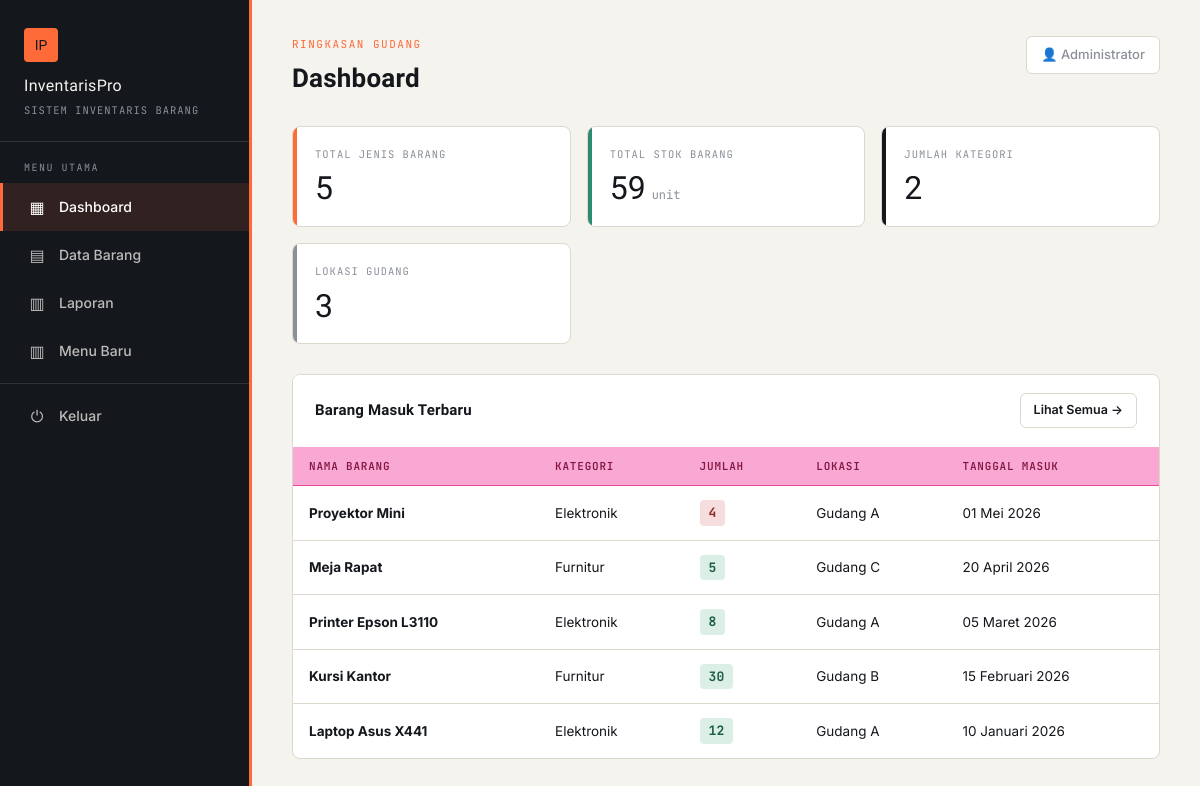
Screenshot of /index.php?module=dashboard (signed in) with the database file from the repository.
### tables this page shows
CREATE TABLE IF NOT EXISTS tbl_barang (
    id_barang INT(11) NOT NULL AUTO_INCREMENT,
    nama_barang VARCHAR(150) NOT NULL,
    kategori VARCHAR(100) NOT NULL,
    jumlah INT(11) NOT NULL DEFAULT 0,
    lokasi VARCHAR(150) NOT NULL,
    tanggal_masuk DATE NOT NULL,
    PRIMARY KEY (id_barang)
);

### config/koneksi.php (called while the page is built, shortened)
<?php
$protocol  = (!empty($_SERVER['HTTPS']) && $_SERVER['HTTPS'] !== 'off') ? 'https' : 'http';
$host_name = $_SERVER['HTTP_HOST'];
$script_dir = str_replace('\\', '/', dirname($_SERVER['SCRIPT_NAME']));
$parts = explode('/', trim($script_dir, '/'));
$base_parts = [];
foreach ($parts as $part) {
    $base_parts[] = $part;
}
$BASE_URL = $protocol . '://' . $host_name . '/' . implode('/', $base_parts) . '/';

### helper/fungsi.php (called while the page is built, shortened)
<?php
function format_tanggal($tanggal)
{
    $bulan = [
        1 => "Januari", 2 => "Februari", 3 => "Maret", 4 => "April",
        5 => "Mei", 6 => "Juni", 7 => "Juli", 8 => "Agustus",
        9 => "September", 10 => "Oktober", 11 => "November", 12 => "Desember"
    ];
    $pecah = explode("-", $tanggal);
    return $pecah[2] . " " . $bulan[(int)$pecah[1]] . " " . $pecah[0];
}
?>

### modules/dashboard/view.php (the view, shortened to what this page needs)
<?php
$total_barang   = mysqli_fetch_assoc(mysqli_query($koneksi, "SELECT COUNT(*) as total FROM tbl_barang"))['total'];
$total_stok     = mysqli_fetch_assoc(mysqli_query($koneksi, "SELECT SUM(jumlah) as total FROM tbl_barang"))['total'];
$total_kategori = mysqli_fetch_assoc(mysqli_query($koneksi, "SELECT COUNT(DISTINCT kategori) as total FROM tbl_barang"))['total'];
$total_lokasi   = mysqli_fetch_assoc(mysqli_query($koneksi, "SELECT COUNT(DISTINCT lokasi) as total FROM tbl_barang"))['total'];
$barang_terbaru = mysqli_query($koneksi, "SELECT * FROM tbl_barang ORDER BY tanggal_masuk DESC LIMIT 6");
?>
<!DOCTYPE html>
<html lang="id">
<head>
    <link rel="stylesheet" href="<?= $BASE_URL ?>assets/css/style.css?v=5">
</head>
<body>
<div class="wrapper">
    <?php include __DIR__ . '/../../partials/sidebar.php'; ?>
    <div class="main-content">
        <div class="topbar">
            <div>
                <span class="eyebrow">Ringkasan Gudang</span>
                <h1>Dashboard</h1>
            </div>
            <div class="user-info">👤 <?= htmlspecialchars($_SESSION['nama_user']) ?></div>
        </div>
        <div class="card-grid">
            <div class="card" style="--accent:#FF6A39">
                <span class="card-label">Total Jenis Barang</span>
                <span class="card-value"><?= $total_barang ?></span>
            </div>
            <div class="card" style="--accent:#2D8C6F">
                <span class="card-label">Total Stok Barang</span>
                <span class="card-value"><?= $total_stok ?: 0 ?><span class="card-unit">unit</span></span>
            </div>
            <div class="card" style="--accent:#14171C">
                <span class="card-label">Jumlah Kategori</span>
                <span class="card-value"><?= $total_kategori ?></span>
            </div>
            <div class="card" style="--accent:#8A8F98">
                <span class="card-label">Lokasi Gudang</span>
                <span class="card-value"><?= $total_lokasi ?></span>
            </div>
        </div>
        <div class="panel">
            <div class="panel-header">
                <h2>Barang Masuk Terbaru</h2>
                <a href="index.php?module=barang" class="btn btn-secondary btn-sm">Lihat Semua →</a>
            </div>
            <div class="table-wrap">
                <table>
                    <thead>
                        <tr>
                            <th>Nama Barang</th>
                            <th>Kategori</th>
                            <th>Jumlah</th>
                            <th>Lokasi</th>
                            <th>Tanggal Masuk</th>
                        </tr>
                    </thead>
                    <tbody>
                        <?php if (mysqli_num_rows($barang_terbaru) > 0): ?>
                            <?php while ($row = mysqli_fetch_assoc($barang_terbaru)): ?>
                                <tr>
                                    <td><strong><?= htmlspecialchars($row['nama_barang']) ?></strong></td>
                                    <td><?= htmlspecialchars($row['kategori']) ?></td>
                                    <td><span class="qty-badge <?= $row['jumlah'] < 5 ? 'low' : 'ok' ?>"><?= $row['jumlah'] ?></span></td>
                                    <td><?= htmlspecialchars($row['lokasi']) ?></td>
                                    <td><?= format_tanggal($row['tanggal_masuk']) ?></td>
                                </tr>
                            <?php endwhile; ?>
                        <?php else: ?>
                            <tr><td colspan="5"><div class="empty-state"><div class="ico">📦</div><p>Belum ada data barang</p></div></td></tr>
                        <?php endif; ?>
                    </tbody>
                </table>
            </div>
        </div>
    </div>
</div>
</body>
</html>

### assets/css/style.css (style rules this page uses)
:root { --ink: #14171C; --paper: #F5F3EE; --paper-dim: #EBE8E0; --line: #DCD8CD; --orange: #FF6A39; --orange-dim: #FFE3D6; --green: #2D8C6F; --green-dim: #DCEFE7; --red: #C23B3B; --red-dim: #F6DEDE; --gray: #8A8F98; --white: #FFFFFF; --font-display: 'Archivo Black', 'Arial Black', sans-serif; --font-body: 'Inter', -apple-system, sans-serif; --font-mono: 'JetBrains Mono', ui-monospace, monospace; }
* { margin: 0; padding: 0; box-sizing: border-box; }
html { -webkit-font-smoothing: antialiased; }
body { font-family: var(--font-body); background: var(--paper); color: var(--ink); font-size: 15px; line-height: 1.5; }
a { text-decoration: none; color: inherit; }
.wrapper { display: flex; min-height: 100vh; }
.main-content { flex: 1; padding: 36px 40px; max-width: 1180px; }
.topbar { display: flex; justify-content: space-between; align-items: flex-start; margin-bottom: 28px; flex-wrap: wrap; gap: 12px; }
.topbar .eyebrow { font-family: var(--font-mono); font-size: 11px; letter-spacing: 1.5px; text-transform: uppercase; color: var(--orange); display: block; margin-bottom: 6px; }
.topbar h1 { font-family: var(--font-display); font-size: 26px; color: var(--ink); letter-spacing: 0.2px; }
.topbar .user-info { font-size: 13px; color: var(--gray); background: var(--white); border: 1px solid var(--line); padding: 8px 14px; border-radius: 6px; font-weight: 500; }
.card-grid { display: grid; grid-template-columns: repeat(auto-fit, minmax(220px, 1fr)); gap: 16px; margin-bottom: 30px; }
.card { background: var(--white); border: 1px solid var(--line); border-radius: 8px; padding: 20px 22px; position: relative; overflow: hidden; }
.card::before { content: ''; position: absolute; top: 0; left: 0; width: 4px; height: 100%; background: var(--accent, var(--orange)); }
.card .card-label { font-family: var(--font-mono); font-size: 10.5px; letter-spacing: 1px; text-transform: uppercase; color: var(--gray); margin-bottom: 10px; display: block; }
.card .card-value { font-family: var(--font-display); font-size: 32px; color: var(--ink); line-height: 1; }
.card .card-unit { font-family: var(--font-mono); font-size: 12px; color: var(--gray); margin-left: 6px; }
.panel { background: var(--white); border: 1px solid var(--line); border-radius: 8px; margin-bottom: 26px; overflow: hidden; }
.panel-header { display: flex; justify-content: space-between; align-items: center; padding: 18px 22px; border-bottom: 1px solid #ffffff; flex-wrap: wrap; gap: 12px; background: #ffffff; }
.panel-header h2 { font-family: var(--font-display); font-size: 15px; color: var(--ink); letter-spacing: 0.2px; }
.btn { display: inline-flex; align-items: center; gap: 6px; padding: 10px 18px; border-radius: 6px; border: 1px solid transparent; cursor: pointer; font-size: 13.5px; font-weight: 600; font-family: var(--font-body); transition: transform 0.12s ease, box-shadow 0.12s ease, background 0.15s ease; white-space: nowrap; }
.btn-secondary { background: var(--white); color: var(--ink); border-color: var(--line); }
.btn-sm { padding: 7px 13px; font-size: 12.5px; }
.table-wrap { overflow-x: auto; }
table { width: 100%; border-collapse: collapse; }
table th { text-align: left; padding: 11px 16px; background: #F9A8D4; color: #831843; font-family: var(--font-mono); font-size: 11px; letter-spacing: 0.8px; text-transform: uppercase; font-weight: 600; border-bottom: 1px solid #EC4899; }
table td { padding: 14px 16px; border-bottom: 1px solid var(--line); font-size: 13.5px; vertical-align: middle; }
table tbody tr:last-child td { border-bottom: none; }
.qty-badge { font-family: var(--font-mono); font-weight: 700; font-size: 13px; padding: 3px 9px; border-radius: 4px; display: inline-block; }
.qty-badge.ok { background: var(--green-dim); color: #1B5E48; }
.qty-badge.low { background: var(--red-dim); color: #8C2A2A; }

### rows the page displays
tbl_barang: nama_barang "Proyektor Mini", kategori "Elektronik", jumlah "4", lokasi "Gudang A", tanggal_masuk "01 Mei 2026"
tbl_barang: nama_barang "Meja Rapat", kategori "Furnitur", jumlah "5", lokasi "Gudang C", tanggal_masuk "20 April 2026"
tbl_barang: nama_barang "Printer Epson L3110", kategori "Elektronik", jumlah "8", lokasi "Gudang A", tanggal_masuk "05 Maret 2026"
tbl_barang: nama_barang "Kursi Kantor", kategori "Furnitur", jumlah "30", lokasi "Gudang B", tanggal_masuk "15 Februari 2026"
tbl_barang: nama_barang "Laptop Asus X441", kategori "Elektronik", jumlah "12", lokasi "Gudang A", tanggal_masuk "10 Januari 2026"

### other values shown
$_SESSION['nama_user'] "Administrator"
$total_barang "5"
$total_stok ?: 0 "59"
$total_kategori "2"
$total_lokasi "3"
